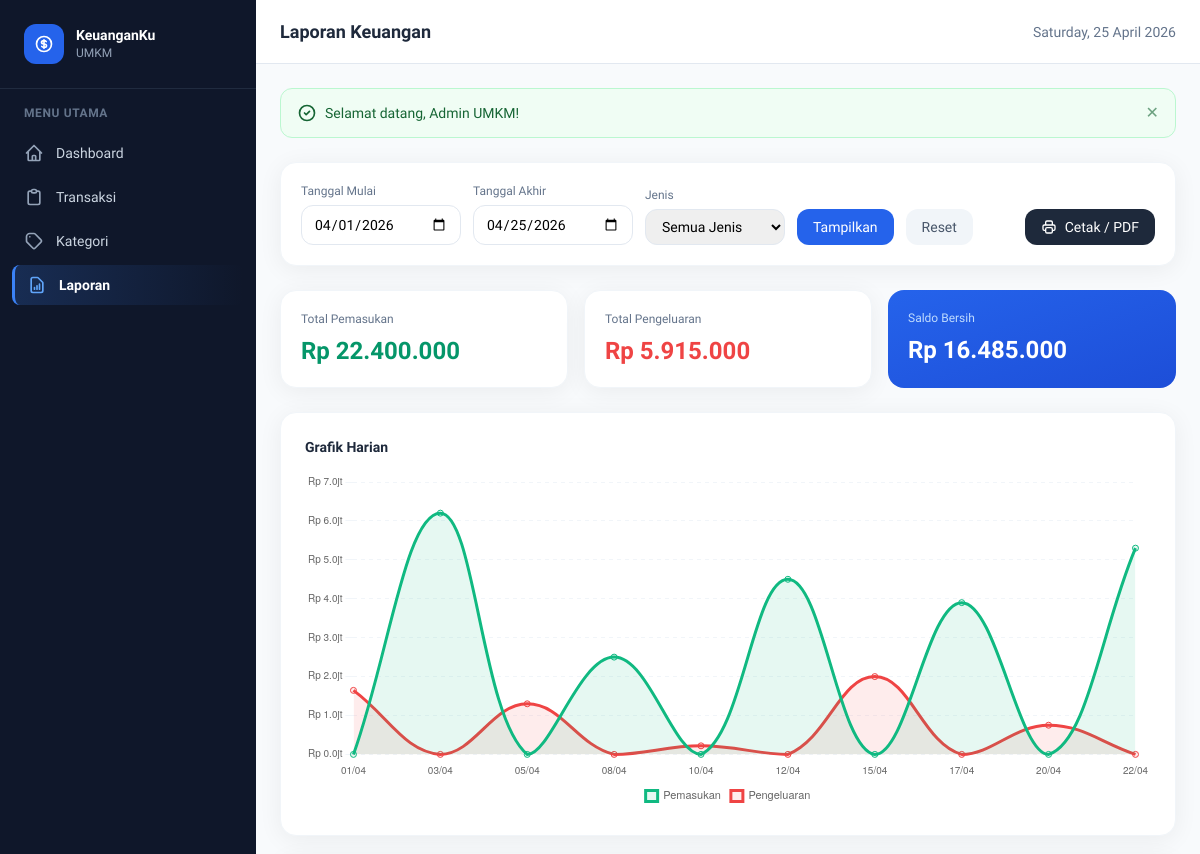
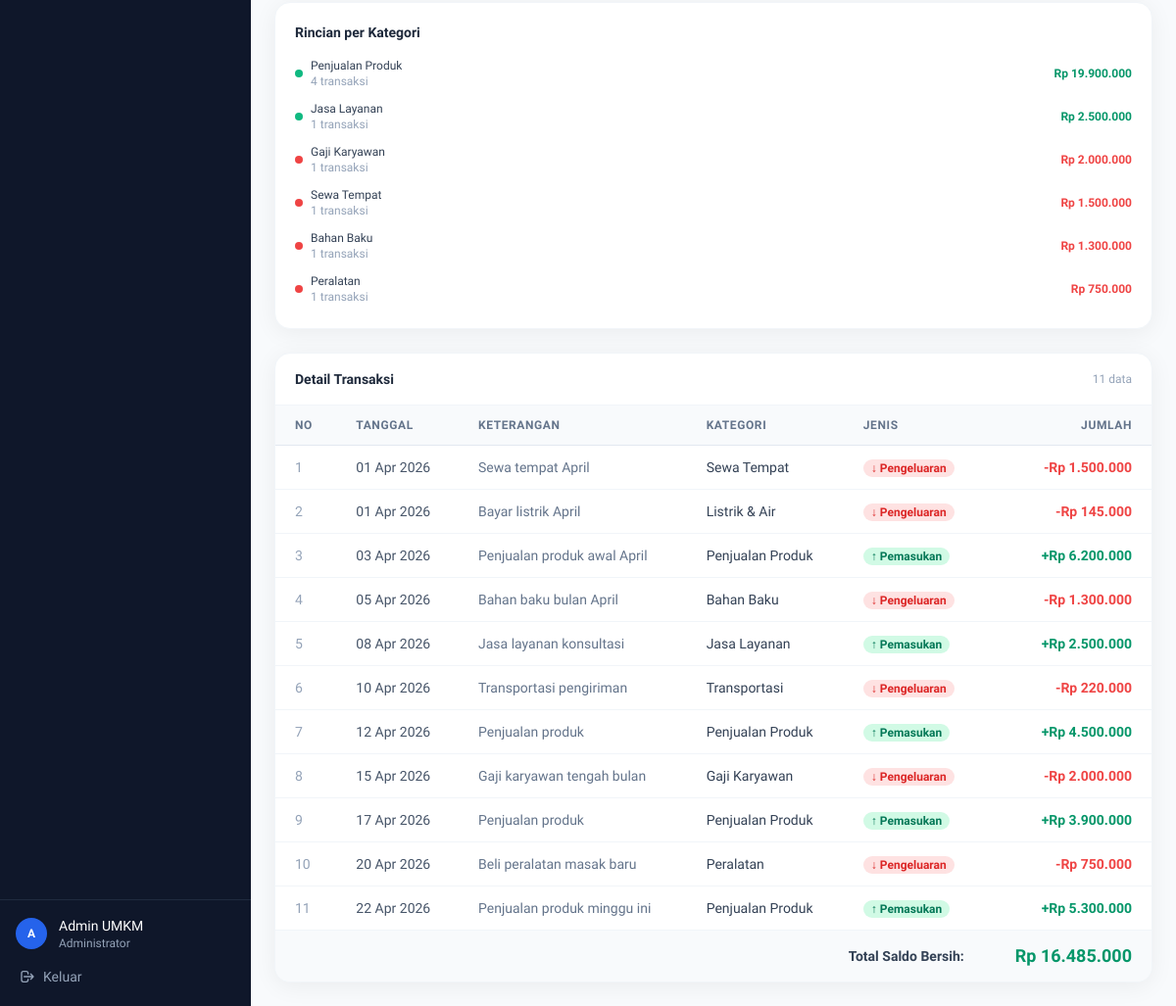
Screenshot of /laporan/index.php (signed in) with the database file from the repository (2 pictures, top to bottom).
### tables this page shows
CREATE TABLE transaksi (
    id INT PRIMARY KEY AUTO_INCREMENT,
    tanggal DATE NOT NULL,
    jenis ENUM('pemasukan', 'pengeluaran') NOT NULL,
    kategori_id INT NOT NULL,
    jumlah DECIMAL(15,2) NOT NULL,
    keterangan TEXT,
    created_at TIMESTAMP DEFAULT CURRENT_TIMESTAMP,
    FOREIGN KEY (kategori_id) REFERENCES kategori(id) ON DELETE RESTRICT
);

CREATE TABLE kategori (
    id INT PRIMARY KEY AUTO_INCREMENT,
    nama_kategori VARCHAR(100) NOT NULL,
    jenis ENUM('pemasukan', 'pengeluaran') NOT NULL,
    created_at TIMESTAMP DEFAULT CURRENT_TIMESTAMP
);

### laporan/index.php (the view, shortened to what the rows shown need)
<?php
require_once '../config/koneksi.php';
require_once '../includes/layout.php';
$tglMulai = $_GET['tgl_mulai'] ?? date('Y-m-01');
$tglAkhir = $_GET['tgl_akhir'] ?? date('Y-m-d');
$where = ['t.tanggal BETWEEN ? AND ?'];
$params = [$tglMulai, $tglAkhir];
$whereStr = implode(' AND ', $where);
$stmt = $pdo->prepare("SELECT t.*, k.nama_kategori FROM transaksi t
    LEFT JOIN kategori k ON t.kategori_id = k.id
    WHERE $whereStr ORDER BY t.tanggal ASC, t.id ASC");
$stmt->execute($params);
$transaksi = $stmt->fetchAll();
$stmtStat = $pdo->prepare("SELECT
    SUM(CASE WHEN t.jenis='pemasukan'  THEN t.jumlah ELSE 0 END) AS total_masuk,
    SUM(CASE WHEN t.jenis='pengeluaran' THEN t.jumlah ELSE 0 END) AS total_keluar,
    COUNT(*) AS total_transaksi
FROM transaksi t WHERE $whereStr");
$stmtStat->execute($params);
$stats = $stmtStat->fetch();
$stmtDaily = $pdo->prepare("SELECT tanggal,
    SUM(CASE WHEN jenis='pemasukan' THEN jumlah ELSE 0 END) as masuk,
    SUM(CASE WHEN jenis='pengeluaran' THEN jumlah ELSE 0 END) as keluar
FROM transaksi WHERE tanggal BETWEEN ? AND ? GROUP BY tanggal ORDER BY tanggal");
$stmtDaily->execute([$tglMulai, $tglAkhir]);
$dailyData = $stmtDaily->fetchAll();
$saldo = ($stats['total_masuk'] ?? 0) - ($stats['total_keluar'] ?? 0);
$isPrint = isset($_GET['print']);
if ($isPrint):
?>
<!DOCTYPE html>
<html lang="id">
<head>
    <meta charset="UTF-8">
    <title>Laporan Keuangan — <?= APP_NAME ?></title>
    <style>
        * { font-family: 'Segoe UI', sans-serif; margin:0; padding:0; box-sizing:border-box; }
        body { font-size:12px; color:#1e293b; padding:20px; }
        .header { text-align:center; border-bottom:2px solid #1e3a5f; padding-bottom:15px; margin-bottom:20px; }
        .header h1 { font-size:20px; color:#1e3a5f; }
        .header p { color:#64748b; margin-top:4px; }
        .stats { display:grid; grid-template-columns:repeat(3,1fr); gap:10px; margin-bottom:20px; }
        .stat-box { border:1px solid #e2e8f0; border-radius:8px; padding:12px; text-align:center; }
        .stat-box .label { font-size:10px; color:#64748b; text-transform:uppercase; letter-spacing:.5px; }
        .stat-box .value { font-size:16px; font-weight:700; margin-top:4px; }
        .masuk { color:#059669; }
        .keluar { color:#dc2626; }
        .saldo { color:#1d4ed8; }
        table { width:100%; border-collapse:collapse; margin-bottom:20px; }
        th { background:#f1f5f9; padding:8px; text-align:left; font-size:10px; text-transform:uppercase; letter-spacing:.5px; color:#64748b; }
        td { padding:7px 8px; border-bottom:1px solid #f1f5f9; font-size:11px; }
        tr:nth-child(even) td { background:#fafbfc; }
        .badge-masuk { background:#d1fae5; color:#065f46; padding:2px 8px; border-radius:9999px; font-size:10px; font-weight:600; }
        .badge-keluar { background:#fee2e2; color:#991b1b; padding:2px 8px; border-radius:9999px; font-size:10px; font-weight:600; }
        .text-right { text-align:right; }
        .footer { text-align:center; color:#94a3b8; font-size:10px; margin-top:30px; border-top:1px solid #e2e8f0; padding-top:10px; }
        @media print { body { padding:10px; } }
    </style>
</head>
<body>
    <div class="header">
        <h1><?= APP_NAME ?></h1>
        <p>Laporan Keuangan Periode: <?= date('d F Y', strtotime($tglMulai)) ?> s/d <?= date('d F Y', strtotime($tglAkhir)) ?></p>
        <p style="color:#94a3b8;font-size:11px;">Dicetak: <?= date('d F Y H:i') ?></p>
    </div>
    <div class="stats">
        <div class="stat-box"><div class="label">Total Pemasukan</div><div class="value masuk"><?= formatRupiah($stats['total_masuk']??0) ?></div></div>
        <div class="stat-box"><div class="label">Total Pengeluaran</div><div class="value keluar"><?= formatRupiah($stats['total_keluar']??0) ?></div></div>
        <div class="stat-box"><div class="label">Saldo Bersih</div><div class="value saldo"><?= formatRupiah($saldo) ?></div></div>
    </div>
    <table>
        <thead>
            <tr>
                <th>No</th><th>Tanggal</th><th>Keterangan</th><th>Kategori</th><th>Jenis</th><th class="text-right">Jumlah</th>
            </tr>
        </thead>
        <tbody>
            <?php foreach ($transaksi as $i => $row): ?>
            <tr>
                <td><?= $i+1 ?></td>
                <td><?= date('d/m/Y', strtotime($row['tanggal'])) ?></td>
                <td><?= htmlspecialchars($row['keterangan'] ?: '-') ?></td>
                <td><?= htmlspecialchars($row['nama_kategori']??'-') ?></td>
                <td><span class="badge-<?= $row['jenis']==='pemasukan'?'masuk':'keluar' ?>"><?= ucfirst($row['jenis']) ?></span></td>
                <td class="text-right" style="font-weight:600;color:<?= $row['jenis']==='pemasukan'?'#059669':'#dc2626' ?>">
                    <?= $row['jenis']==='pemasukan'?'+':'-' ?><?= formatRupiah($row['jumlah']) ?>
                </td>
            </tr>
            <?php endforeach; ?>
        </tbody>
    </table>
    <div class="footer">
        Laporan ini dibuat secara otomatis oleh sistem <?= APP_NAME ?> • <?= date('d F Y H:i:s') ?>
    </div>
    <script>window.print(); window.onafterprint = () => window.close();</script>
</body>
</html>
<?php
else:
?>
<div class="flex min-h-screen">
    <div class="flex-1 flex flex-col min-w-0">
        <main class="flex-1 p-6 overflow-auto fade-in">
            <div class="bg-white rounded-2xl card-shadow border border-slate-100 overflow-hidden">
                <div class="overflow-x-auto">
                    <table class="w-full text-sm">
                        <thead>
                            <tr class="bg-slate-50 text-left text-slate-500 text-xs uppercase tracking-wider border-b border-slate-200">
                                <th class="px-5 py-3 font-semibold">No</th>
                                <th class="px-5 py-3 font-semibold">Tanggal</th>
                                <th class="px-5 py-3 font-semibold">Keterangan</th>
                                <th class="px-5 py-3 font-semibold">Kategori</th>
                                <th class="px-5 py-3 font-semibold">Jenis</th>
                                <th class="px-5 py-3 font-semibold text-right">Jumlah</th>
                            </tr>
                        </thead>
                        <tbody class="divide-y divide-slate-100">
                            <?php if (empty($transaksi)): ?>
                            <tr><td colspan="6" class="px-5 py-10 text-center text-slate-400">Tidak ada data pada periode ini</td></tr>
                            <?php else: ?>
                            <?php foreach ($transaksi as $i => $row): ?>
                            <tr class="hover:bg-slate-50/50">
                                <td class="px-5 py-3 text-slate-400"><?= $i+1 ?></td>
                                <td class="px-5 py-3 text-slate-600"><?= date('d M Y', strtotime($row['tanggal'])) ?></td>
                                <td class="px-5 py-3 text-slate-500 max-w-xs truncate"><?= htmlspecialchars($row['keterangan'] ?: '-') ?></td>
                                <td class="px-5 py-3 text-slate-700"><?= htmlspecialchars($row['nama_kategori'] ?? '-') ?></td>
                                <td class="px-5 py-3">
                                    <?php if ($row['jenis']==='pemasukan'): ?>
                                    <span class="bg-emerald-100 text-emerald-700 text-xs font-semibold px-2 py-0.5 rounded-full">↑ Pemasukan</span>
                                    <?php else: ?>
                                    <span class="bg-red-100 text-red-600 text-xs font-semibold px-2 py-0.5 rounded-full">↓ Pengeluaran</span>
                                    <?php endif; ?>
                                </td>
                                <td class="px-5 py-3 text-right font-bold <?= $row['jenis']==='pemasukan'?'text-emerald-600':'text-red-500' ?>">
                                    <?= $row['jenis']==='pemasukan'?'+':'-' ?><?= formatRupiah($row['jumlah']) ?>
                                </td>
                            </tr>
                            <?php endforeach; ?>
                            <?php endif; ?>
                        </tbody>
                    </table>
                </div>
            </div>
        </main>
    </div>
</div>
<script>
const dailyLabels = <?= json_encode(array_map(fn($r) => date('d/m', strtotime($r['tanggal'])), $dailyData)) ?>;
const dailyMasuk  = <?= json_encode(array_map(fn($r) => (float)$r['masuk'],  $dailyData)) ?>;
const dailyKeluar = <?= json_encode(array_map(fn($r) => (float)$r['keluar'], $dailyData)) ?>;
new Chart(document.getElementById('chartHarian').getContext('2d'), {
    type: 'line',
    data: {
        labels: dailyLabels,
        datasets: [
            {
                label: 'Pemasukan',
                data: dailyMasuk,
                borderColor: '#10b981',
                backgroundColor: 'rgba(16,185,129,0.1)',
                fill: true,
                tension: 0.4,
                pointRadius: 3,
            },
            {
                label: 'Pengeluaran',
                data: dailyKeluar,
                borderColor: '#ef4444',
                backgroundColor: 'rgba(239,68,68,0.1)',
                fill: true,
                tension: 0.4,
                pointRadius: 3,
            }
        ]
    },
    options: {
        responsive: true,
        plugins: {
            legend: { position: 'bottom', labels: { font: { size: 11 }, boxWidth: 12 } },
            tooltip: { callbacks: { label: ctx => ' Rp ' + ctx.parsed.y.toLocaleString('id-ID') } }
        },
        scales: {
            x: { grid: { display: false }, border: { display: false }, ticks: { font: { size: 10 } } },
            y: {
                border: { display: false, dash: [4,4] },
                grid: { color: '#f1f5f9' },
                ticks: { callback: v => 'Rp '+(v/1000000).toFixed(1)+'jt', font: { size: 10 } }
            }
        }
    }
});
</script>
</body></html>
<?php endif; ?>

### rows the page displays
transaksi: tanggal "01 Apr 2026", keterangan "Sewa tempat April", kategori.nama_kategori "Sewa Tempat", jenis "↓ Pengeluaran", jumlah "Rp 1.500.000"
transaksi: tanggal "01 Apr 2026", keterangan "Bayar listrik April", kategori.nama_kategori "Listrik & Air", jenis "↓ Pengeluaran", jumlah "Rp 145.000"
transaksi: tanggal "03 Apr 2026", keterangan "Penjualan produk awal April", kategori.nama_kategori "Penjualan Produk", jenis "↑ Pemasukan", jumlah "Rp 6.200.000"
transaksi: tanggal "05 Apr 2026", keterangan "Bahan baku bulan April", kategori.nama_kategori "Bahan Baku", jenis "↓ Pengeluaran", jumlah "Rp 1.300.000"
transaksi: tanggal "08 Apr 2026", keterangan "Jasa layanan konsultasi", kategori.nama_kategori "Jasa Layanan", jenis "↑ Pemasukan", jumlah "Rp 2.500.000"
transaksi: tanggal "10 Apr 2026", keterangan "Transportasi pengiriman", kategori.nama_kategori "Transportasi", jenis "↓ Pengeluaran", jumlah "Rp 220.000"
transaksi: tanggal "12 Apr 2026", keterangan "Penjualan produk", kategori.nama_kategori "Penjualan Produk", jenis "↑ Pemasukan", jumlah "Rp 4.500.000"
transaksi: tanggal "15 Apr 2026", keterangan "Gaji karyawan tengah bulan", kategori.nama_kategori "Gaji Karyawan", jenis "↓ Pengeluaran", jumlah "Rp 2.000.000"
transaksi: tanggal "17 Apr 2026", keterangan "Penjualan produk", kategori.nama_kategori "Penjualan Produk", jenis "↑ Pemasukan", jumlah "Rp 3.900.000"
transaksi: tanggal "20 Apr 2026", keterangan "Beli peralatan masak baru", kategori.nama_kategori "Peralatan", jenis "↓ Pengeluaran", jumlah "Rp 750.000"
transaksi: tanggal "22 Apr 2026", keterangan "Penjualan produk minggu ini", kategori.nama_kategori "Penjualan Produk", jenis "↑ Pemasukan", jumlah "Rp 5.300.000"

### other values shown
$item['label'] "Dashboard"
$item['label'] "Transaksi"
$item['label'] "Kategori"
$item['label'] "Laporan"
substr($user, 0, 1) "A"
$user "Admin UMKM"
$pageTitle "Laporan Keuangan"
$flash['message'] "Selamat datang, Admin UMKM!"
formatRupiah($stats['total_masuk'] ?? 0) "Rp 22.400.000"
formatRupiah($stats['total_keluar'] ?? 0) "Rp 5.915.000"
formatRupiah($saldo) "Rp 16.485.000"
$kat['nama_kategori'] "Penjualan Produk"
$kat['jumlah'] "4"
formatRupiah($kat['total']) "Rp 19.900.000"
$kat['nama_kategori'] "Jasa Layanan"
